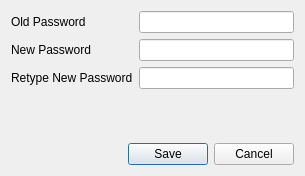
<?xml version="1.0" encoding="UTF-8"?>
<ui version="4.0">
 <class>UserSettings</class>
 <widget class="QDialog" name="UserSettings">
  <property name="geometry">
   <rect>
    <x>0</x>
    <y>0</y>
    <width>305</width>
    <height>176</height>
   </rect>
  </property>
  <property name="windowTitle">
   <string>Change Password</string>
  </property>
  <layout class="QVBoxLayout" name="verticalLayout">
   <item>
    <layout class="QGridLayout" name="gridLayout">
     <item row="0" column="0">
      <widget class="QLabel" name="label">
       <property name="text">
        <string>Old Password</string>
       </property>
      </widget>
     </item>
     <item row="0" column="1">
      <widget class="QLineEdit" name="oldPass">
       <property name="echoMode">
        <enum>QLineEdit::Password</enum>
       </property>
       <property name="clearButtonEnabled">
        <bool>true</bool>
       </property>
      </widget>
     </item>
     <item row="1" column="1">
      <widget class="QLineEdit" name="newPass">
       <property name="echoMode">
        <enum>QLineEdit::Password</enum>
       </property>
       <property name="clearButtonEnabled">
        <bool>true</bool>
       </property>
      </widget>
     </item>
     <item row="1" column="0">
      <widget class="QLabel" name="label_2">
       <property name="text">
        <string>New Password</string>
       </property>
      </widget>
     </item>
     <item row="2" column="0">
      <widget class="QLabel" name="label_3">
       <property name="text">
        <string>Retype New Password</string>
       </property>
      </widget>
     </item>
     <item row="2" column="1">
      <widget class="QLineEdit" name="reNewPass">
       <property name="echoMode">
        <enum>QLineEdit::Password</enum>
       </property>
       <property name="clearButtonEnabled">
        <bool>true</bool>
       </property>
      </widget>
     </item>
    </layout>
   </item>
   <item>
    <spacer name="verticalSpacer">
     <property name="orientation">
      <enum>Qt::Vertical</enum>
     </property>
     <property name="sizeHint" stdset="0">
      <size>
       <width>20</width>
       <height>85</height>
      </size>
     </property>
    </spacer>
   </item>
   <item>
    <layout class="QGridLayout" name="gridLayout_2">
     <item row="0" column="0">
      <spacer name="horizontalSpacer">
       <property name="orientation">
        <enum>Qt::Horizontal</enum>
       </property>
       <property name="sizeHint" stdset="0">
        <size>
         <width>40</width>
         <height>20</height>
        </size>
       </property>
      </spacer>
     </item>
     <item row="0" column="1">
      <widget class="QPushButton" name="saveBtn">
       <property name="text">
        <string>Save</string>
       </property>
      </widget>
     </item>
     <item row="0" column="2">
      <widget class="QPushButton" name="cancelBtn">
       <property name="text">
        <string>Cancel</string>
       </property>
      </widget>
     </item>
    </layout>
   </item>
  </layout>
 </widget>
 <resources/>
 <connections/>
</ui>
